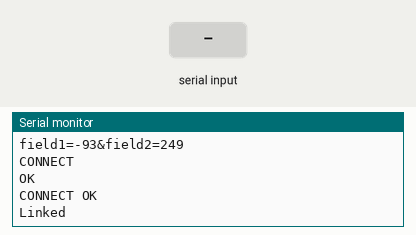
Simulated run of this sketch. Board: Arduino Leonardo, built with avr-gcc and run on an emulated ATmega32U4. Shown: the last lines printed to the serial monitor. The test bench sets the inputs (shaded band). Random numbers use the default seed unless the sketch sets one; the modem accepts every AT command (registered, SIM ready, sends succeed) and sends nothing else.

Above: at 15.6 s.
15.7 s: "1\n" received over the second serial link
At 16.8 s:
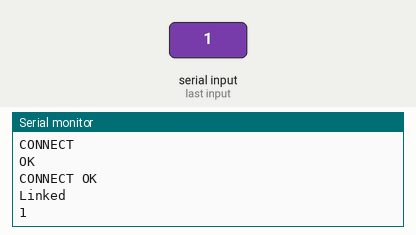
18.7 s: "0\n" received over the second serial link
At 19.0 s:
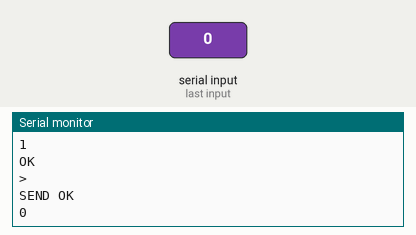
20.2 s: "2\n" received over the second serial link
At 21.4 s:
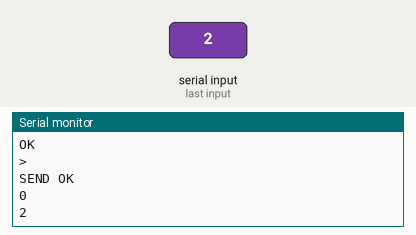

The sketch:

ThingSpeak.ino
```cpp
#include <SoftwareSerial.h>

#define AP_SSID     F("<El Nombre de su WiFi>")
#define AP_PASS     F("<Su clave de la WiFi>")

#define TS_HOST     F("api.thingspeak.com")
#define TS_PORT     80
#define TS_API_KEY  F("<Su API_KEY>")

#define RX_ARDUINO  10      // TX en ESP8266
#define TX_ARDUINO  11      // RX en ESP8266

SoftwareSerial esp8266(RX_ARDUINO, TX_ARDUINO);

void setup()
{
  Serial.begin(9600);   // para depurar
  while (!Serial){      // para el caso de placas Leonardo
  }

  // utilizamos el firmware AT v0.50 SDK 1.4.0_150918 - noboot
  // el firmware fue configurado como AT+UART_DEF=9600,8,1,0,0
  esp8266.begin(9600);
  esp8266_init();
}

void loop()
{
  // obtiene el valor de los sensores
  int value1 = random(-100, 100);
  int value2 = random(200, 300);

  // Necesitamos todo como string
  String value = F("field1=");
  value += value1;
  value += F("&field2=");
  value += value2;

  String post = "POST /update HTTP/1.1\n";
  post += F("Host: ");
  post += TS_HOST;
  post += F("\n");
  post += F("Connection: close\n");
  post += F("X-THINGSPEAKAPIKEY: ");
  post += TS_API_KEY;
  post += F("\n");
  post += F("Content-Type: application/x-www-form-urlencoded\n");
  post += F("Content-Length: ");
  post += value.length();
  post += F("\n\n");
  post += value;

  Serial.println(post);
  Serial.flush();

  // lo enviamos a ThingSpeak
  esp8266.print(F("AT+CIPSTART=\"TCP\",\""));
  esp8266.print(TS_HOST);
  esp8266.print(F("\","));
  esp8266.print(TS_PORT);
  esp8266.print(F("\r\n"));
  esp8266_clearInput(3000);

  esp8266.print(F("AT+CIPSEND="));
  esp8266.print(post.length());
  esp8266.print(F("\r\n"));
  esp8266_clearInput(300);
  esp8266.print(post);
  esp8266_clearInput(3000);

  delay(10000);
}

void esp8266_init(){
  esp8266_clearInput(1000);
  esp8266.print(F("AT+RST\r\n"));
  esp8266_clearInput(1000);
  //esp8266.print(F("ATE0\r\n"));
  //esp8266_clearInput(100);
  esp8266.print(F("AT+CWMODE=1\r\n"));
  esp8266_clearInput(300);
  esp8266.print(F("AT+CWJAP_CUR=\""));
  esp8266.print(AP_SSID);
  esp8266.print(F("\",\""));
  esp8266.print(AP_PASS);
  esp8266.print(F("\"\r\n"));
  esp8266_clearInput(8000);
  esp8266.print(F("AT+CIPSTA_CUR?\r\n"));
  esp8266_clearInput(2000);
  esp8266.print(F("AT+CIPMUX=0\r\n"));
  esp8266_clearInput(2000);
}

void esp8266_clearInput(int ms){
  byte ch;
  unsigned long t = millis() + ms;
  while((long)(millis() - t)<0){
    if(esp8266.available()){
      ch = esp8266.read();
      Serial.write(ch);
    }
  }
}
```

Measured:
- after the input at 15.7 s, the serial monitor: prints a new line at once (image 1)
- after the input at 18.7 s, the serial monitor: prints a new line at once (image 2)
- after the input at 20.2 s, the serial monitor: prints a new line at once (image 3)
